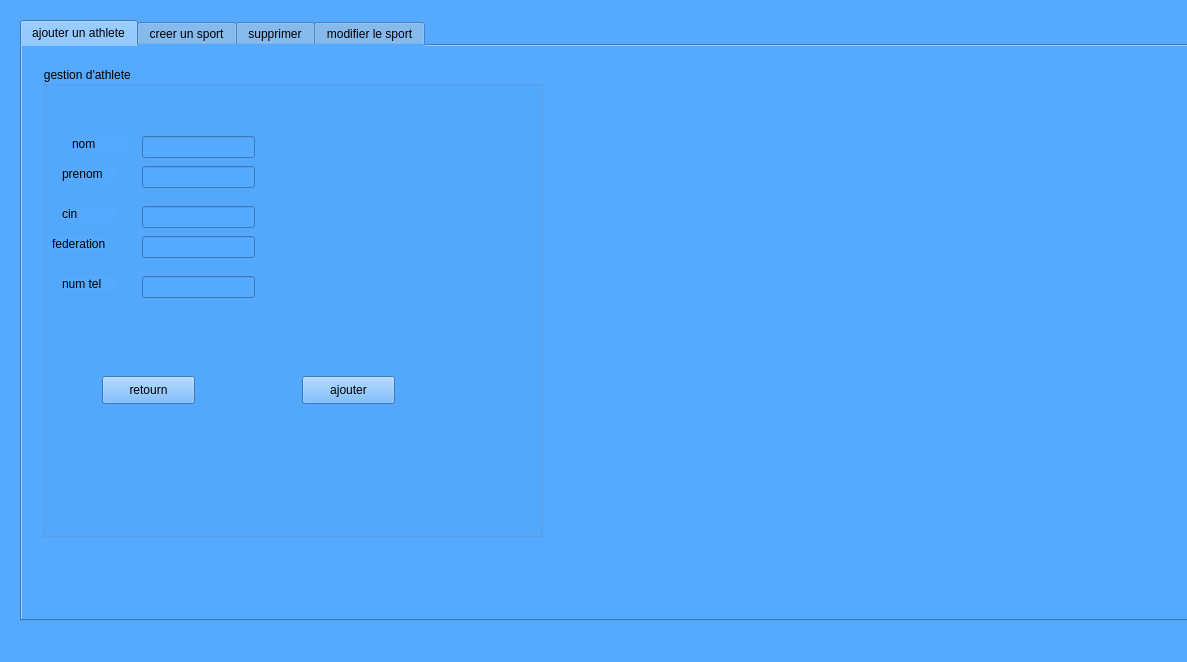
<?xml version="1.0" encoding="UTF-8"?>
<ui version="4.0">
 <class>MainWindow</class>
 <widget class="QMainWindow" name="MainWindow">
  <property name="geometry">
   <rect>
    <x>0</x>
    <y>0</y>
    <width>1187</width>
    <height>662</height>
   </rect>
  </property>
  <property name="windowTitle">
   <string>MainWindow</string>
  </property>
  <property name="styleSheet">
   <string notr="true">background:rgb(85, 170, 255)</string>
  </property>
  <widget class="QWidget" name="centralwidget">
   <widget class="QTabWidget" name="tabWidget">
    <property name="geometry">
     <rect>
      <x>20</x>
      <y>20</y>
      <width>1191</width>
      <height>601</height>
     </rect>
    </property>
    <property name="currentIndex">
     <number>0</number>
    </property>
    <widget class="QWidget" name="tab_2">
     <attribute name="title">
      <string>ajouter un athlete</string>
     </attribute>
     <widget class="QGroupBox" name="groupBox">
      <property name="geometry">
       <rect>
        <x>20</x>
        <y>20</y>
        <width>501</width>
        <height>471</height>
       </rect>
      </property>
      <property name="title">
       <string>gestion d'athlete </string>
      </property>
      <widget class="QLabel" name="label">
       <property name="geometry">
        <rect>
         <x>30</x>
         <y>70</y>
         <width>56</width>
         <height>16</height>
        </rect>
       </property>
       <property name="text">
        <string>nom</string>
       </property>
      </widget>
      <widget class="QLineEdit" name="lineEdit">
       <property name="geometry">
        <rect>
         <x>100</x>
         <y>70</y>
         <width>113</width>
         <height>22</height>
        </rect>
       </property>
      </widget>
      <widget class="QLineEdit" name="lineEdit_2">
       <property name="geometry">
        <rect>
         <x>100</x>
         <y>100</y>
         <width>113</width>
         <height>22</height>
        </rect>
       </property>
      </widget>
      <widget class="QLineEdit" name="lineEdit_3">
       <property name="geometry">
        <rect>
         <x>100</x>
         <y>140</y>
         <width>113</width>
         <height>22</height>
        </rect>
       </property>
      </widget>
      <widget class="QLineEdit" name="lineEdit_4">
       <property name="geometry">
        <rect>
         <x>100</x>
         <y>170</y>
         <width>113</width>
         <height>22</height>
        </rect>
       </property>
      </widget>
      <widget class="QLineEdit" name="lineEdit_5">
       <property name="geometry">
        <rect>
         <x>100</x>
         <y>210</y>
         <width>113</width>
         <height>22</height>
        </rect>
       </property>
      </widget>
      <widget class="QLabel" name="label_2">
       <property name="geometry">
        <rect>
         <x>20</x>
         <y>100</y>
         <width>56</width>
         <height>16</height>
        </rect>
       </property>
       <property name="text">
        <string>prenom</string>
       </property>
      </widget>
      <widget class="QLabel" name="label_3">
       <property name="geometry">
        <rect>
         <x>20</x>
         <y>140</y>
         <width>56</width>
         <height>16</height>
        </rect>
       </property>
       <property name="text">
        <string>cin</string>
       </property>
      </widget>
      <widget class="QLabel" name="label_4">
       <property name="geometry">
        <rect>
         <x>10</x>
         <y>170</y>
         <width>56</width>
         <height>16</height>
        </rect>
       </property>
       <property name="text">
        <string>federation</string>
       </property>
      </widget>
      <widget class="QLabel" name="label_5">
       <property name="geometry">
        <rect>
         <x>20</x>
         <y>210</y>
         <width>56</width>
         <height>16</height>
        </rect>
       </property>
       <property name="text">
        <string>num tel</string>
       </property>
      </widget>
      <widget class="QPushButton" name="pushButton">
       <property name="geometry">
        <rect>
         <x>260</x>
         <y>310</y>
         <width>93</width>
         <height>28</height>
        </rect>
       </property>
       <property name="text">
        <string>ajouter</string>
       </property>
      </widget>
      <widget class="QPushButton" name="pushButton_2">
       <property name="geometry">
        <rect>
         <x>60</x>
         <y>310</y>
         <width>93</width>
         <height>28</height>
        </rect>
       </property>
       <property name="text">
        <string>retourn</string>
       </property>
      </widget>
     </widget>
    </widget>
    <widget class="QWidget" name="tab">
     <attribute name="title">
      <string>creer un sport</string>
     </attribute>
     <widget class="QGroupBox" name="groupBox_2">
      <property name="geometry">
       <rect>
        <x>60</x>
        <y>50</y>
        <width>501</width>
        <height>471</height>
       </rect>
      </property>
      <property name="title">
       <string>gestion de sport</string>
      </property>
      <widget class="QLabel" name="label_7">
       <property name="geometry">
        <rect>
         <x>15</x>
         <y>66</y>
         <width>71</width>
         <height>20</height>
        </rect>
       </property>
       <property name="text">
        <string>localisation</string>
       </property>
      </widget>
      <widget class="QLineEdit" name="lineEdit_6">
       <property name="geometry">
        <rect>
         <x>100</x>
         <y>70</y>
         <width>113</width>
         <height>22</height>
        </rect>
       </property>
      </widget>
      <widget class="QLineEdit" name="lineEdit_8">
       <property name="geometry">
        <rect>
         <x>100</x>
         <y>140</y>
         <width>113</width>
         <height>22</height>
        </rect>
       </property>
      </widget>
      <widget class="QLineEdit" name="lineEdit_9">
       <property name="geometry">
        <rect>
         <x>100</x>
         <y>170</y>
         <width>113</width>
         <height>22</height>
        </rect>
       </property>
      </widget>
      <widget class="QLineEdit" name="lineEdit_10">
       <property name="geometry">
        <rect>
         <x>100</x>
         <y>210</y>
         <width>113</width>
         <height>22</height>
        </rect>
       </property>
      </widget>
      <widget class="QLabel" name="label_8">
       <property name="geometry">
        <rect>
         <x>5</x>
         <y>100</y>
         <width>81</width>
         <height>20</height>
        </rect>
       </property>
       <property name="text">
        <string>type de sport</string>
       </property>
      </widget>
      <widget class="QLabel" name="label_9">
       <property name="geometry">
        <rect>
         <x>20</x>
         <y>140</y>
         <width>56</width>
         <height>16</height>
        </rect>
       </property>
       <property name="text">
        <string>cin</string>
       </property>
      </widget>
      <widget class="QLabel" name="label_10">
       <property name="geometry">
        <rect>
         <x>10</x>
         <y>170</y>
         <width>56</width>
         <height>16</height>
        </rect>
       </property>
       <property name="text">
        <string>federation</string>
       </property>
      </widget>
      <widget class="QLabel" name="label_11">
       <property name="geometry">
        <rect>
         <x>20</x>
         <y>210</y>
         <width>56</width>
         <height>16</height>
        </rect>
       </property>
       <property name="text">
        <string>num tel</string>
       </property>
      </widget>
      <widget class="QPushButton" name="pushButton_3">
       <property name="geometry">
        <rect>
         <x>260</x>
         <y>310</y>
         <width>93</width>
         <height>28</height>
        </rect>
       </property>
       <property name="text">
        <string>ajouter</string>
       </property>
      </widget>
      <widget class="QPushButton" name="pushButton_4">
       <property name="geometry">
        <rect>
         <x>60</x>
         <y>310</y>
         <width>93</width>
         <height>28</height>
        </rect>
       </property>
       <property name="text">
        <string>retourn</string>
       </property>
      </widget>
      <widget class="QComboBox" name="comboBox">
       <property name="geometry">
        <rect>
         <x>110</x>
         <y>110</y>
         <width>73</width>
         <height>22</height>
        </rect>
       </property>
      </widget>
     </widget>
    </widget>
    <widget class="QWidget" name="tab_3">
     <attribute name="title">
      <string>supprimer</string>
     </attribute>
    </widget>
    <widget class="QWidget" name="">
     <attribute name="title">
      <string>modifier le sport</string>
     </attribute>
    </widget>
   </widget>
  </widget>
 </widget>
 <resources/>
 <connections/>
</ui>
